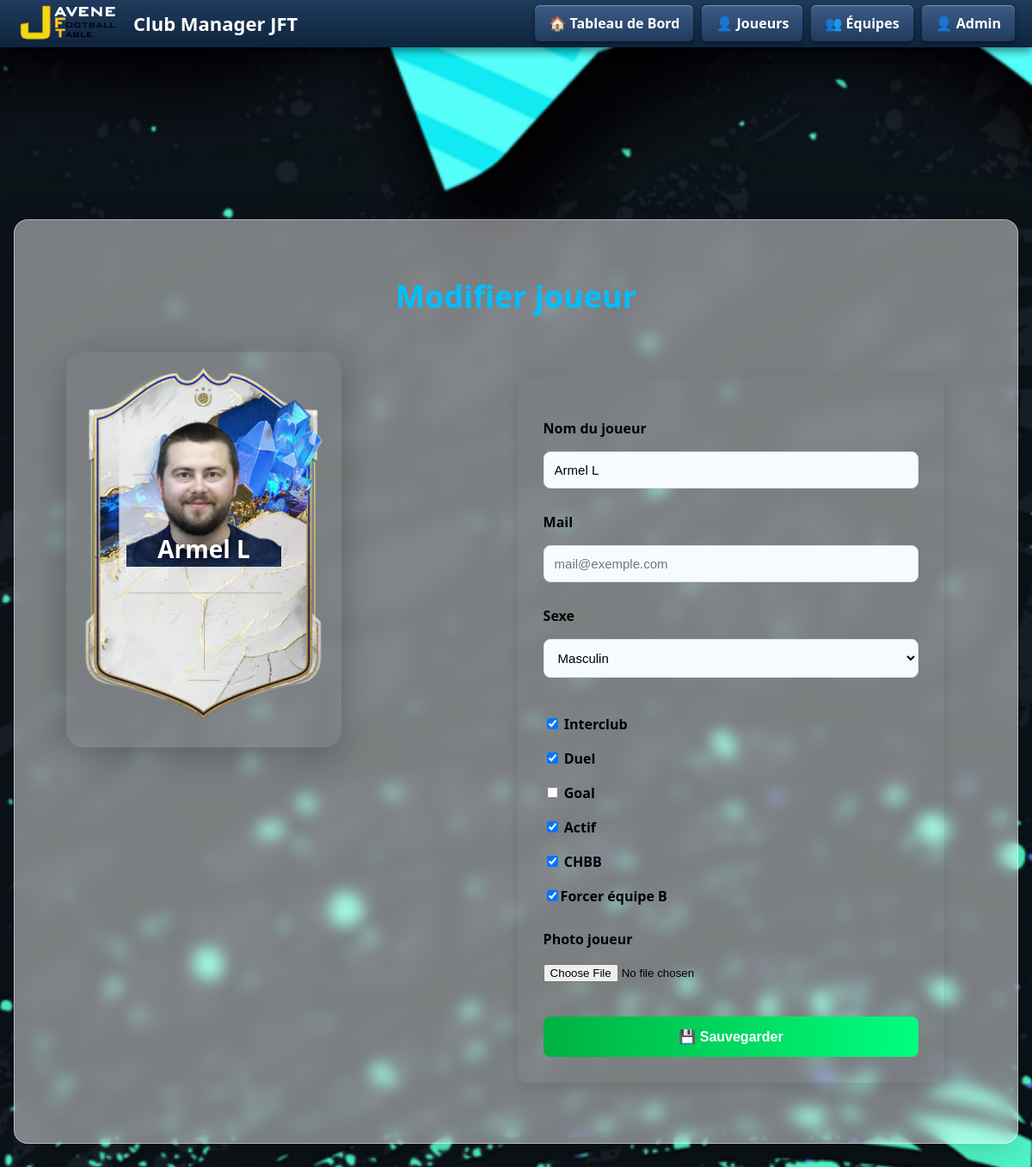
Page /admin/player/edit/2 on the earlier database version.
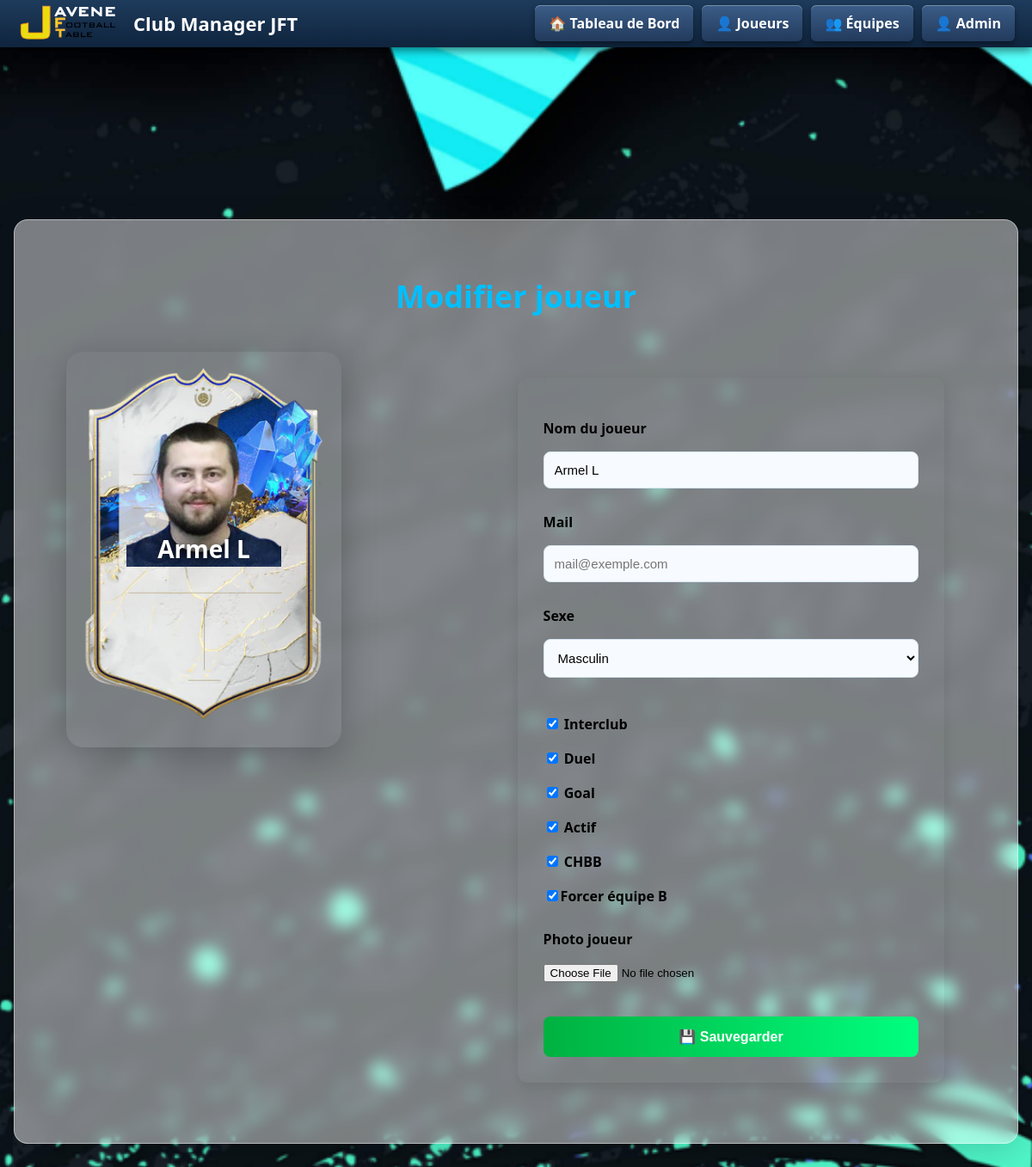
Same page on the later database version.
### app.py (models this page shows)
class Player(db.Model):
    id = db.Column(db.Integer, primary_key=True)
    name = db.Column(db.String(100))
    photo = db.Column(db.String(200), default="/static/img/default.png")
    sexe = db.Column(db.String(1), default="M")
    actif = db.Column(db.Boolean, default=True)
    team = db.Column(db.String(1))  # "A", "B" ou NULL
    force_team_b = db.Column(db.Boolean, default=False)
    card_background = db.Column(db.String(200))
    card_video = db.Column(db.String(200), nullable=True)
    duel = db.Column(db.Integer, default=0)
    goal = db.Column(db.Integer, default=0)
    goal_won = db.Column(db.Integer, default=0)
    matches = db.Column(db.Integer, default=0)
    matches_duel = db.Column(db.Integer, default=0)
    matches_goal = db.Column(db.Integer, default=0)
    wins = db.Column(db.Integer, default=0)
    losses = db.Column(db.Integer, default=0)
    elo = db.Column(db.Integer, default=1000)
    membre_club = db.Column(db.Boolean, default=True)
    interclub = db.Column(db.Boolean, default=False)
    interclub_wins = db.Column(db.Integer, default=0)
    atelier_duel = db.Column(db.Boolean, default=True)
    atelier_goal = db.Column(db.Boolean, default=True)
    external_club = db.Column(db.String(100))
    club_logo = db.Column(db.String(200))
    dette = db.Column(db.Float, default=0)
    chbb = db.Column(db.Boolean, default=False)
    chbb_count = db.Column(db.Integer, default=3)
    chbb_date1 = db.Column(db.String(50))
    chbb_date2 = db.Column(db.String(50))
    chbb_date3 = db.Column(db.String(50))

### app.py (the view, shortened to what this page needs)
@app.route("/admin/player/edit/<int:id>", methods=["GET", "POST"])
def edit_player(id):
    player = Player.query.get_or_404(id)
    return render_template(
        "admin_player_edit.html",
        player=player
    )

### app.py (called while the page is built)
@app.after_request
def add_header(response):
    response.headers["Cache-Control"] = "no-store"
    return response

### templates/admin_player_edit.html (shortened to what this page needs)
{% extends "base.html" %}
{% block content %}
<h1>Modifier joueur</h1>
<div class="form-grid">
    <div class="card-preview">
        <div class="player-card" id="player_card">
            <img id="photo_preview" class="player-photo" src="{{ player.photo or '/static/img/default.png' }}">
            <div class="player-name" id="player_name_preview">
                {{ player.name }}
            </div>
        </div>
    </div>
    <div>
        <form method="POST" enctype="multipart/form-data">
            <label>Nom du joueur</label>
            <input type="text" name="name" id="player_name_input" value="{{ player.name }}">
            <label>Mail</label>
            <input type="email" name="mail" value="{{ player.mail or '' }}" placeholder="mail@exemple.com">
            <label>Sexe</label>
            <select name="sexe">
                <option value="M" {% if player.sexe=='M' %}selected{% endif %}>
                    Masculin
                </option>
            </select>
            <div class="checkbox-group">
                <label>
                    <input type="checkbox" name="interclub" {% if player.interclub %}checked{% endif %}>
                    Interclub
                </label>
                <label>
                    <input type="checkbox" name="atelier_duel" id="atelierDuelCheckbox" {% if player.atelier_duel
                        %}checked{% endif %}>
                    Duel
                </label>
                <label>
                    <input type="checkbox" name="atelier_goal" id="atelierGoalCheckbox" {% if player.atelier_goal
                        %}checked{% endif %}>
                    Goal
                </label>
                <label>
                    <input type="checkbox" name="actif" {% if player.actif %}checked{% endif %}>
                    Actif
                </label>
                <label>
                    <input type="checkbox" name="chbb" {% if player.chbb %}checked{% endif %}>
                    CHBB
                </label>
                <label><input type="checkbox" name="force_team_b" value="1" {% if player.force_team_b %}checked{% endif
                        %}><strong>Forcer équipe B</strong></label>
            </div>
            <label>Photo joueur</label>
            <input type="file" name="photo" id="photo_input">
            <button class="btn-add">💾 Sauvegarder</button>
        </form>
    </div>
</div>
{% endblock %}

Differences in the rows shown:
changed Player "Armel L": atelier_goal "☐" → "☑"
